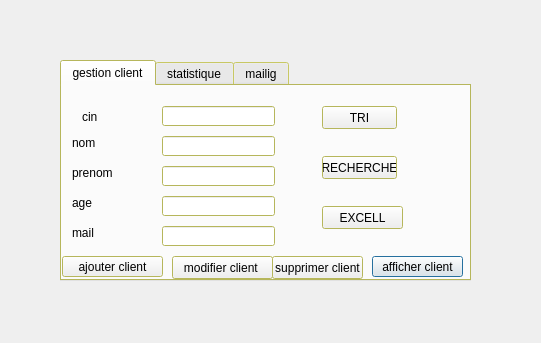
<?xml version="1.0" encoding="UTF-8"?>
<ui version="4.0">
 <class>Dialog</class>
 <widget class="QDialog" name="Dialog">
  <property name="geometry">
   <rect>
    <x>0</x>
    <y>0</y>
    <width>541</width>
    <height>343</height>
   </rect>
  </property>
  <property name="windowTitle">
   <string>Dialog</string>
  </property>
  <widget class="QTabWidget" name="tabWidget">
   <property name="geometry">
    <rect>
     <x>60</x>
     <y>60</y>
     <width>411</width>
     <height>221</height>
    </rect>
   </property>
   <property name="palette">
    <palette>
     <active>
      <colorrole role="Base">
       <brush brushstyle="SolidPattern">
        <color alpha="255">
         <red>255</red>
         <green>255</green>
         <blue>255</blue>
        </color>
       </brush>
      </colorrole>
      <colorrole role="Window">
       <brush brushstyle="SolidPattern">
        <color alpha="255">
         <red>255</red>
         <green>255</green>
         <blue>127</blue>
        </color>
       </brush>
      </colorrole>
     </active>
     <inactive>
      <colorrole role="Base">
       <brush brushstyle="SolidPattern">
        <color alpha="255">
         <red>255</red>
         <green>255</green>
         <blue>255</blue>
        </color>
       </brush>
      </colorrole>
      <colorrole role="Window">
       <brush brushstyle="SolidPattern">
        <color alpha="255">
         <red>255</red>
         <green>255</green>
         <blue>127</blue>
        </color>
       </brush>
      </colorrole>
     </inactive>
     <disabled>
      <colorrole role="Base">
       <brush brushstyle="SolidPattern">
        <color alpha="255">
         <red>255</red>
         <green>255</green>
         <blue>127</blue>
        </color>
       </brush>
      </colorrole>
      <colorrole role="Window">
       <brush brushstyle="SolidPattern">
        <color alpha="255">
         <red>255</red>
         <green>255</green>
         <blue>127</blue>
        </color>
       </brush>
      </colorrole>
     </disabled>
    </palette>
   </property>
   <property name="currentIndex">
    <number>0</number>
   </property>
   <widget class="QWidget" name="tab">
    <attribute name="title">
     <string>gestion client</string>
    </attribute>
    <widget class="QLabel" name="label">
     <property name="geometry">
      <rect>
       <x>20</x>
       <y>30</y>
       <width>47</width>
       <height>14</height>
      </rect>
     </property>
     <property name="text">
      <string/>
     </property>
    </widget>
    <widget class="QLabel" name="label_2">
     <property name="geometry">
      <rect>
       <x>20</x>
       <y>20</y>
       <width>51</width>
       <height>21</height>
      </rect>
     </property>
     <property name="text">
      <string>cin</string>
     </property>
    </widget>
    <widget class="QPushButton" name="pushButton_2">
     <property name="geometry">
      <rect>
       <x>310</x>
       <y>170</y>
       <width>91</width>
       <height>21</height>
      </rect>
     </property>
     <property name="text">
      <string>afficher client</string>
     </property>
    </widget>
    <widget class="QPushButton" name="pushButton_3">
     <property name="geometry">
      <rect>
       <x>110</x>
       <y>170</y>
       <width>101</width>
       <height>23</height>
      </rect>
     </property>
     <property name="text">
      <string>modifier client </string>
     </property>
    </widget>
    <widget class="QPushButton" name="pushButton_4">
     <property name="geometry">
      <rect>
       <x>210</x>
       <y>170</y>
       <width>91</width>
       <height>23</height>
      </rect>
     </property>
     <property name="text">
      <string>supprimer client</string>
     </property>
    </widget>
    <widget class="QLineEdit" name="le_cin">
     <property name="geometry">
      <rect>
       <x>100</x>
       <y>20</y>
       <width>113</width>
       <height>20</height>
      </rect>
     </property>
    </widget>
    <widget class="QLabel" name="label_3">
     <property name="geometry">
      <rect>
       <x>10</x>
       <y>50</y>
       <width>47</width>
       <height>14</height>
      </rect>
     </property>
     <property name="text">
      <string>nom</string>
     </property>
    </widget>
    <widget class="QLineEdit" name="le_nom">
     <property name="geometry">
      <rect>
       <x>100</x>
       <y>50</y>
       <width>113</width>
       <height>20</height>
      </rect>
     </property>
    </widget>
    <widget class="QLabel" name="label_4">
     <property name="geometry">
      <rect>
       <x>10</x>
       <y>80</y>
       <width>47</width>
       <height>14</height>
      </rect>
     </property>
     <property name="text">
      <string>prenom</string>
     </property>
    </widget>
    <widget class="QLineEdit" name="le_prenom">
     <property name="geometry">
      <rect>
       <x>100</x>
       <y>80</y>
       <width>113</width>
       <height>20</height>
      </rect>
     </property>
    </widget>
    <widget class="QPushButton" name="pushButton_7">
     <property name="geometry">
      <rect>
       <x>260</x>
       <y>20</y>
       <width>75</width>
       <height>23</height>
      </rect>
     </property>
     <property name="text">
      <string>TRI</string>
     </property>
    </widget>
    <widget class="QPushButton" name="pushButton_8">
     <property name="geometry">
      <rect>
       <x>260</x>
       <y>70</y>
       <width>75</width>
       <height>23</height>
      </rect>
     </property>
     <property name="text">
      <string>RECHERCHE</string>
     </property>
    </widget>
    <widget class="QPushButton" name="pushButton_9">
     <property name="geometry">
      <rect>
       <x>260</x>
       <y>120</y>
       <width>81</width>
       <height>23</height>
      </rect>
     </property>
     <property name="text">
      <string>EXCELL</string>
     </property>
    </widget>
    <widget class="QLineEdit" name="age">
     <property name="geometry">
      <rect>
       <x>100</x>
       <y>110</y>
       <width>113</width>
       <height>20</height>
      </rect>
     </property>
    </widget>
    <widget class="QLineEdit" name="mail">
     <property name="geometry">
      <rect>
       <x>100</x>
       <y>140</y>
       <width>113</width>
       <height>20</height>
      </rect>
     </property>
    </widget>
    <widget class="QLabel" name="label_7">
     <property name="geometry">
      <rect>
       <x>10</x>
       <y>110</y>
       <width>47</width>
       <height>14</height>
      </rect>
     </property>
     <property name="text">
      <string>age</string>
     </property>
    </widget>
    <widget class="QLabel" name="label_8">
     <property name="geometry">
      <rect>
       <x>10</x>
       <y>140</y>
       <width>47</width>
       <height>14</height>
      </rect>
     </property>
     <property name="text">
      <string>mail</string>
     </property>
    </widget>
    <widget class="QPushButton" name="pb_ajouter12">
     <property name="geometry">
      <rect>
       <x>0</x>
       <y>170</y>
       <width>101</width>
       <height>21</height>
      </rect>
     </property>
     <property name="text">
      <string>ajouter client</string>
     </property>
    </widget>
   </widget>
   <widget class="QWidget" name="statistique">
    <attribute name="title">
     <string>statistique</string>
    </attribute>
   </widget>
   <widget class="QWidget" name="mailing">
    <attribute name="title">
     <string>mailig</string>
    </attribute>
    <widget class="QLabel" name="label_5">
     <property name="geometry">
      <rect>
       <x>90</x>
       <y>10</y>
       <width>111</width>
       <height>16</height>
      </rect>
     </property>
     <property name="text">
      <string>ENVOYER MAIL</string>
     </property>
    </widget>
    <widget class="QLabel" name="label_6">
     <property name="geometry">
      <rect>
       <x>20</x>
       <y>30</y>
       <width>171</width>
       <height>31</height>
      </rect>
     </property>
     <property name="text">
      <string>recherche  client par id</string>
     </property>
    </widget>
    <widget class="QLineEdit" name="lineEdit_4">
     <property name="geometry">
      <rect>
       <x>60</x>
       <y>70</y>
       <width>113</width>
       <height>20</height>
      </rect>
     </property>
    </widget>
    <widget class="QPushButton" name="pushButton_5">
     <property name="geometry">
      <rect>
       <x>180</x>
       <y>70</y>
       <width>75</width>
       <height>23</height>
      </rect>
     </property>
     <property name="text">
      <string>recherche</string>
     </property>
    </widget>
    <widget class="QPushButton" name="pushButton_6">
     <property name="geometry">
      <rect>
       <x>110</x>
       <y>110</y>
       <width>75</width>
       <height>23</height>
      </rect>
     </property>
     <property name="text">
      <string>envoyer mail</string>
     </property>
    </widget>
   </widget>
  </widget>
 </widget>
 <resources/>
 <connections/>
</ui>
